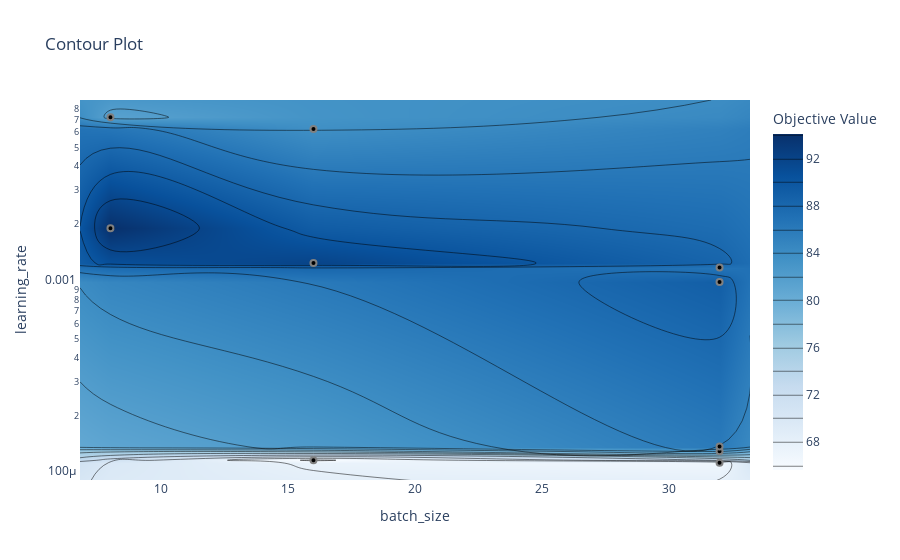

Notebook code for this chart:
### Code cell
fig5 = plot_contour(study, params=["learning_rate", "batch_size"])
fig5.show()

### Figure 1 — Plotly figure (JSON) as saved in the notebook; plotly's stock layout.template omitted (floating-point values rounded to 4 significant figures)
{"data": [{"colorbar": {"title": {"text": "Objective Value"}}, "colorscale": [[0, "rgb(247,251,255)"], [0.125, "rgb(222,235,247)"], [0.25, "rgb(198,219,239)"], [0.375, "rgb(158,202,225)"], [0.5, "rgb(107,174,214)"], [0.625, "rgb(66,146,198)"], [0.75, "rgb(33,113,181)"], [0.875, "rgb(8,81,156)"], [1, "rgb(8,48,107)"]], "connectgaps": true, "contours": {"coloring": "heatmap"}, "hoverinfo": "none", "line": {"smoothing": 1.3}, "reversescale": false, "type": "contour", "x": [6.8, 8, 16, 32, 33.2], "y": [9.2e-05, 0.0001132, 0.0001166, 0.0001299, 0.0001374, 0.0009927, 0.001181, 0.001247, 0.001897, 0.006238, 0.007187, 0.008844], "z": [[NaN, NaN, NaN, NaN, NaN], [NaN, NaN, NaN, 66.75, NaN], [NaN, NaN, 65.63, NaN, NaN], [NaN, NaN, NaN, 82.43, NaN], [NaN, NaN, NaN, 85.98, NaN], [NaN, NaN, NaN, 89.02, NaN], [NaN, NaN, NaN, 86.75, NaN], [NaN, NaN, 91.96, NaN, NaN], [NaN, 94.1, NaN, NaN, NaN], [NaN, NaN, 83.73, NaN, NaN], [NaN, 81.51, NaN, NaN, NaN], [NaN, NaN, NaN, NaN, NaN]]}, {"marker": {"color": "black", "line": {"color": "Gray", "width": 2}}, "mode": "markers", "name": "Feasible Trial", "showlegend": false, "type": "scatter", "x": [16, 32, 32, 8, 8, 32, 16, 32, 32, 16], "y": [0.0001166, 0.0001132, 0.0009927, 0.007187, 0.001897, 0.001181, 0.001247, 0.0001299, 0.0001374, 0.006238]}, {"marker": {"color": "#cccccc", "line": {"color": "Gray", "width": 2}}, "mode": "markers", "name": "Infeasible Trial", "showlegend": false, "type": "scatter", "x": [], "y": []}], "layout": {"title": {"text": "Contour Plot"}, "xaxis": {"range": [6.8, 33.2], "title": {"text": "batch_size"}}, "yaxis": {"range": [-4.036, -2.053], "title": {"text": "learning_rate"}, "type": "log"}}}
